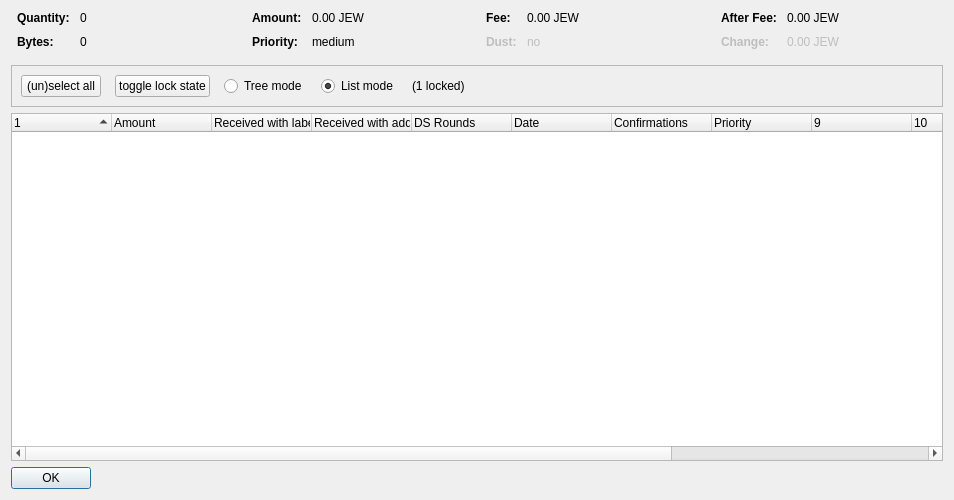
<?xml version="1.0" encoding="UTF-8"?>
<ui version="4.0">
 <class>CoinControlDialog</class>
 <widget class="QDialog" name="CoinControlDialog">
  <property name="geometry">
   <rect>
    <x>0</x>
    <y>0</y>
    <width>954</width>
    <height>500</height>
   </rect>
  </property>
  <property name="windowTitle">
   <string>Coin Selection</string>
  </property>
  <layout class="QVBoxLayout" name="verticalLayout">
   <item>
    <layout class="QHBoxLayout" name="horizontalLayoutTop" stretch="0,0,0,0">
     <property name="topMargin">
      <number>0</number>
     </property>
     <property name="bottomMargin">
      <number>10</number>
     </property>
     <item>
      <layout class="QFormLayout" name="formLayoutCoinControl1">
       <property name="horizontalSpacing">
        <number>10</number>
       </property>
       <property name="verticalSpacing">
        <number>10</number>
       </property>
       <property name="leftMargin">
        <number>6</number>
       </property>
       <property name="rightMargin">
        <number>6</number>
       </property>
       <item row="0" column="0">
        <widget class="QLabel" name="labelCoinControlQuantityText">
         <property name="font">
          <font>
           <weight>75</weight>
           <bold>true</bold>
          </font>
         </property>
         <property name="text">
          <string>Quantity:</string>
         </property>
        </widget>
       </item>
       <item row="0" column="1">
        <widget class="QLabel" name="labelCoinControlQuantity">
         <property name="cursor">
          <cursorShape>IBeamCursor</cursorShape>
         </property>
         <property name="contextMenuPolicy">
          <enum>Qt::ActionsContextMenu</enum>
         </property>
         <property name="text">
          <string notr="true">0</string>
         </property>
         <property name="textInteractionFlags">
          <set>Qt::LinksAccessibleByMouse|Qt::TextSelectableByKeyboard|Qt::TextSelectableByMouse</set>
         </property>
        </widget>
       </item>
       <item row="1" column="0">
        <widget class="QLabel" name="labelCoinControlBytesText">
         <property name="font">
          <font>
           <weight>75</weight>
           <bold>true</bold>
          </font>
         </property>
         <property name="text">
          <string>Bytes:</string>
         </property>
        </widget>
       </item>
       <item row="1" column="1">
        <widget class="QLabel" name="labelCoinControlBytes">
         <property name="cursor">
          <cursorShape>IBeamCursor</cursorShape>
         </property>
         <property name="contextMenuPolicy">
          <enum>Qt::ActionsContextMenu</enum>
         </property>
         <property name="text">
          <string notr="true">0</string>
         </property>
         <property name="textInteractionFlags">
          <set>Qt::LinksAccessibleByMouse|Qt::TextSelectableByKeyboard|Qt::TextSelectableByMouse</set>
         </property>
        </widget>
       </item>
      </layout>
     </item>
     <item>
      <layout class="QFormLayout" name="formLayoutCoinControl2">
       <property name="horizontalSpacing">
        <number>10</number>
       </property>
       <property name="verticalSpacing">
        <number>10</number>
       </property>
       <property name="leftMargin">
        <number>6</number>
       </property>
       <property name="rightMargin">
        <number>6</number>
       </property>
       <item row="0" column="0">
        <widget class="QLabel" name="labelCoinControlAmountText">
         <property name="font">
          <font>
           <weight>75</weight>
           <bold>true</bold>
          </font>
         </property>
         <property name="text">
          <string>Amount:</string>
         </property>
        </widget>
       </item>
       <item row="0" column="1">
        <widget class="QLabel" name="labelCoinControlAmount">
         <property name="cursor">
          <cursorShape>IBeamCursor</cursorShape>
         </property>
         <property name="contextMenuPolicy">
          <enum>Qt::ActionsContextMenu</enum>
         </property>
         <property name="text">
          <string notr="true">0.00 JEW</string>
         </property>
         <property name="textInteractionFlags">
          <set>Qt::LinksAccessibleByMouse|Qt::TextSelectableByKeyboard|Qt::TextSelectableByMouse</set>
         </property>
        </widget>
       </item>
       <item row="1" column="0">
        <widget class="QLabel" name="labelCoinControlPriorityText">
         <property name="font">
          <font>
           <weight>75</weight>
           <bold>true</bold>
          </font>
         </property>
         <property name="text">
          <string>Priority:</string>
         </property>
        </widget>
       </item>
       <item row="1" column="1">
        <widget class="QLabel" name="labelCoinControlPriority">
         <property name="cursor">
          <cursorShape>IBeamCursor</cursorShape>
         </property>
         <property name="contextMenuPolicy">
          <enum>Qt::ActionsContextMenu</enum>
         </property>
         <property name="text">
          <string>medium</string>
         </property>
         <property name="textInteractionFlags">
          <set>Qt::LinksAccessibleByMouse|Qt::TextSelectableByKeyboard|Qt::TextSelectableByMouse</set>
         </property>
        </widget>
       </item>
      </layout>
     </item>
     <item>
      <layout class="QFormLayout" name="formLayoutCoinControl3">
       <property name="horizontalSpacing">
        <number>10</number>
       </property>
       <property name="verticalSpacing">
        <number>10</number>
       </property>
       <property name="leftMargin">
        <number>6</number>
       </property>
       <property name="rightMargin">
        <number>6</number>
       </property>
       <item row="0" column="0">
        <widget class="QLabel" name="labelCoinControlFeeText">
         <property name="font">
          <font>
           <weight>75</weight>
           <bold>true</bold>
          </font>
         </property>
         <property name="text">
          <string>Fee:</string>
         </property>
        </widget>
       </item>
       <item row="0" column="1">
        <widget class="QLabel" name="labelCoinControlFee">
         <property name="cursor">
          <cursorShape>IBeamCursor</cursorShape>
         </property>
         <property name="contextMenuPolicy">
          <enum>Qt::ActionsContextMenu</enum>
         </property>
         <property name="text">
          <string notr="true">0.00 JEW</string>
         </property>
         <property name="textInteractionFlags">
          <set>Qt::LinksAccessibleByMouse|Qt::TextSelectableByKeyboard|Qt::TextSelectableByMouse</set>
         </property>
        </widget>
       </item>
       <item row="1" column="0">
        <widget class="QLabel" name="labelCoinControlLowOutputText">
         <property name="enabled">
          <bool>false</bool>
         </property>
         <property name="font">
          <font>
           <weight>75</weight>
           <bold>true</bold>
          </font>
         </property>
         <property name="text">
          <string>Dust:</string>
         </property>
        </widget>
       </item>
       <item row="1" column="1">
        <widget class="QLabel" name="labelCoinControlLowOutput">
         <property name="enabled">
          <bool>false</bool>
         </property>
         <property name="cursor">
          <cursorShape>IBeamCursor</cursorShape>
         </property>
         <property name="contextMenuPolicy">
          <enum>Qt::ActionsContextMenu</enum>
         </property>
         <property name="text">
          <string>no</string>
         </property>
         <property name="textInteractionFlags">
          <set>Qt::LinksAccessibleByMouse|Qt::TextSelectableByKeyboard|Qt::TextSelectableByMouse</set>
         </property>
        </widget>
       </item>
      </layout>
     </item>
     <item>
      <layout class="QFormLayout" name="formLayoutCoinControl4">
       <property name="horizontalSpacing">
        <number>10</number>
       </property>
       <property name="verticalSpacing">
        <number>10</number>
       </property>
       <property name="leftMargin">
        <number>6</number>
       </property>
       <property name="rightMargin">
        <number>6</number>
       </property>
       <item row="0" column="0">
        <widget class="QLabel" name="labelCoinControlAfterFeeText">
         <property name="font">
          <font>
           <weight>75</weight>
           <bold>true</bold>
          </font>
         </property>
         <property name="text">
          <string>After Fee:</string>
         </property>
        </widget>
       </item>
       <item row="0" column="1">
        <widget class="QLabel" name="labelCoinControlAfterFee">
         <property name="cursor">
          <cursorShape>IBeamCursor</cursorShape>
         </property>
         <property name="contextMenuPolicy">
          <enum>Qt::ActionsContextMenu</enum>
         </property>
         <property name="text">
          <string notr="true">0.00 JEW</string>
         </property>
         <property name="textInteractionFlags">
          <set>Qt::LinksAccessibleByMouse|Qt::TextSelectableByKeyboard|Qt::TextSelectableByMouse</set>
         </property>
        </widget>
       </item>
       <item row="1" column="0">
        <widget class="QLabel" name="labelCoinControlChangeText">
         <property name="enabled">
          <bool>false</bool>
         </property>
         <property name="font">
          <font>
           <weight>75</weight>
           <bold>true</bold>
          </font>
         </property>
         <property name="text">
          <string>Change:</string>
         </property>
        </widget>
       </item>
       <item row="1" column="1">
        <widget class="QLabel" name="labelCoinControlChange">
         <property name="enabled">
          <bool>false</bool>
         </property>
         <property name="cursor">
          <cursorShape>IBeamCursor</cursorShape>
         </property>
         <property name="contextMenuPolicy">
          <enum>Qt::ActionsContextMenu</enum>
         </property>
         <property name="text">
          <string notr="true">0.00 JEW</string>
         </property>
         <property name="textInteractionFlags">
          <set>Qt::LinksAccessibleByMouse|Qt::TextSelectableByKeyboard|Qt::TextSelectableByMouse</set>
         </property>
        </widget>
       </item>
      </layout>
     </item>
    </layout>
   </item>
   <item>
    <widget class="QFrame" name="frame">
     <property name="minimumSize">
      <size>
       <width>0</width>
       <height>40</height>
      </size>
     </property>
     <property name="frameShape">
      <enum>QFrame::StyledPanel</enum>
     </property>
     <property name="frameShadow">
      <enum>QFrame::Sunken</enum>
     </property>
     <layout class="QHBoxLayout" name="horizontalLayout">
      <item>
       <layout class="QHBoxLayout" name="horizontalLayoutPanel" stretch="0,0,0,0,0,0">
        <property name="spacing">
         <number>14</number>
        </property>
        <item>
         <widget class="QPushButton" name="pushButtonSelectAll">
          <property name="sizePolicy">
           <sizepolicy hsizetype="Maximum" vsizetype="Fixed">
            <horstretch>0</horstretch>
            <verstretch>0</verstretch>
           </sizepolicy>
          </property>
          <property name="text">
           <string>(un)select all</string>
          </property>
          <property name="autoDefault">
           <bool>false</bool>
          </property>
         </widget>
        </item>
        <item>
         <widget class="QPushButton" name="pushButtonToggleLock">
          <property name="sizePolicy">
           <sizepolicy hsizetype="Maximum" vsizetype="Fixed">
            <horstretch>0</horstretch>
            <verstretch>0</verstretch>
           </sizepolicy>
          </property>
          <property name="text">
           <string>toggle lock state</string>
          </property>
          <property name="autoDefault">
           <bool>false</bool>
          </property>
         </widget>
        </item>
        <item>
         <widget class="QRadioButton" name="radioTreeMode">
          <property name="sizePolicy">
           <sizepolicy hsizetype="Maximum" vsizetype="Fixed">
            <horstretch>0</horstretch>
            <verstretch>0</verstretch>
           </sizepolicy>
          </property>
          <property name="text">
           <string>Tree mode</string>
          </property>
         </widget>
        </item>
        <item>
         <widget class="QRadioButton" name="radioListMode">
          <property name="sizePolicy">
           <sizepolicy hsizetype="Maximum" vsizetype="Fixed">
            <horstretch>0</horstretch>
            <verstretch>0</verstretch>
           </sizepolicy>
          </property>
          <property name="text">
           <string>List mode</string>
          </property>
          <property name="checked">
           <bool>true</bool>
          </property>
         </widget>
        </item>
        <item>
         <widget class="QLabel" name="labelLocked">
          <property name="text">
           <string>(1 locked)</string>
          </property>
         </widget>
        </item>
        <item>
         <spacer name="horizontalSpacer">
          <property name="orientation">
           <enum>Qt::Horizontal</enum>
          </property>
          <property name="sizeHint" stdset="0">
           <size>
            <width>40</width>
            <height>20</height>
           </size>
          </property>
         </spacer>
        </item>
       </layout>
      </item>
     </layout>
    </widget>
   </item>
   <item>
    <widget class="CoinControlTreeWidget" name="treeWidget">
     <property name="contextMenuPolicy">
      <enum>Qt::CustomContextMenu</enum>
     </property>
     <property name="sortingEnabled">
      <bool>false</bool>
     </property>
     <property name="columnCount">
      <number>13</number>
     </property>
     <attribute name="headerShowSortIndicator" stdset="0">
      <bool>true</bool>
     </attribute>
     <attribute name="headerStretchLastSection">
      <bool>false</bool>
     </attribute>
     <column>
      <property name="text">
       <string/>
      </property>
     </column>
     <column>
      <property name="text">
       <string>Amount</string>
      </property>
     </column>
     <column>
      <property name="text">
       <string>Received with label</string>
      </property>
     </column>
     <column>
      <property name="text">
       <string>Received with address</string>
      </property>
     </column>
     <column>
      <property name="text">
       <string>DS Rounds</string>
      </property>
     </column>
     <column>
      <property name="text">
       <string>Date</string>
      </property>
     </column>
     <column>
      <property name="text">
       <string>Confirmations</string>
      </property>
      <property name="toolTip">
       <string>Confirmed</string>
      </property>
     </column>
     <column>
      <property name="text">
       <string>Priority</string>
      </property>
     </column>
     <column>
      <property name="text">
       <string/>
      </property>
     </column>
     <column>
      <property name="text">
       <string/>
      </property>
     </column>
     <column>
      <property name="text">
       <string/>
      </property>
     </column>
     <column>
      <property name="text">
       <string/>
      </property>
     </column>
     <column>
      <property name="text">
       <string/>
      </property>
     </column>
    </widget>
   </item>
   <item>
    <widget class="QDialogButtonBox" name="buttonBox">
     <property name="sizePolicy">
      <sizepolicy hsizetype="Maximum" vsizetype="Fixed">
       <horstretch>0</horstretch>
       <verstretch>0</verstretch>
      </sizepolicy>
     </property>
     <property name="orientation">
      <enum>Qt::Horizontal</enum>
     </property>
     <property name="standardButtons">
      <set>QDialogButtonBox::Ok</set>
     </property>
    </widget>
   </item>
  </layout>
 </widget>
 <customwidgets>
  <customwidget>
   <class>CoinControlTreeWidget</class>
   <extends>QTreeWidget</extends>
   <header>coincontroltreewidget.h</header>
  </customwidget>
 </customwidgets>
 <resources/>
 <connections/>
</ui>
